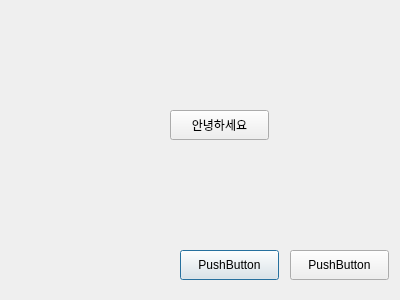
<?xml version="1.0" encoding="UTF-8"?>
<ui version="4.0">
 <class>Dialog</class>
 <widget class="QDialog" name="Dialog">
  <property name="geometry">
   <rect>
    <x>0</x>
    <y>0</y>
    <width>400</width>
    <height>300</height>
   </rect>
  </property>
  <property name="windowTitle">
   <string>Dialog</string>
  </property>
  <widget class="QPushButton" name="pushButton">
   <property name="geometry">
    <rect>
     <x>180</x>
     <y>250</y>
     <width>99</width>
     <height>30</height>
    </rect>
   </property>
   <property name="text">
    <string>PushButton</string>
   </property>
  </widget>
  <widget class="QPushButton" name="pushButton_2">
   <property name="geometry">
    <rect>
     <x>290</x>
     <y>250</y>
     <width>99</width>
     <height>30</height>
    </rect>
   </property>
   <property name="text">
    <string>PushButton</string>
   </property>
  </widget>
  <widget class="QPushButton" name="pushButton_3">
   <property name="geometry">
    <rect>
     <x>170</x>
     <y>110</y>
     <width>99</width>
     <height>30</height>
    </rect>
   </property>
   <property name="text">
    <string>안녕하세요</string>
   </property>
  </widget>
 </widget>
 <resources/>
 <connections/>
</ui>
